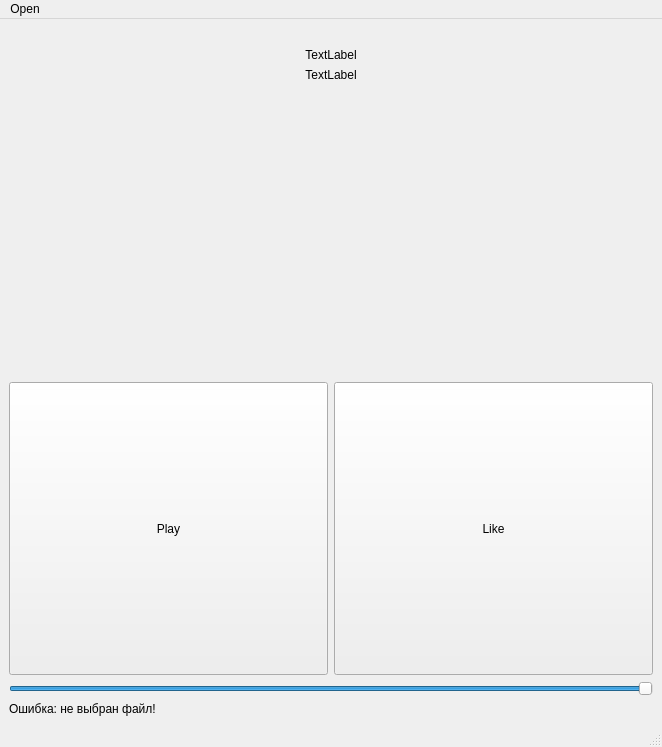
<?xml version="1.0" encoding="UTF-8"?>
<ui version="4.0">
 <class>MainWindow</class>
 <widget class="QMainWindow" name="MainWindow">
  <property name="geometry">
   <rect>
    <x>0</x>
    <y>0</y>
    <width>662</width>
    <height>747</height>
   </rect>
  </property>
  <property name="minimumSize">
   <size>
    <width>302</width>
    <height>370</height>
   </size>
  </property>
  <property name="windowTitle">
   <string>Audioplayer</string>
  </property>
  <widget class="QWidget" name="centralwidget">
   <layout class="QVBoxLayout" name="verticalLayout">
    <item>
     <widget class="QLabel" name="image">
      <property name="minimumSize">
       <size>
        <width>0</width>
        <height>0</height>
       </size>
      </property>
      <property name="autoFillBackground">
       <bool>false</bool>
      </property>
      <property name="text">
       <string/>
      </property>
      <property name="pixmap">
       <pixmap>../default.png</pixmap>
      </property>
      <property name="alignment">
       <set>Qt::AlignCenter</set>
      </property>
      <property name="margin">
       <number>0</number>
      </property>
      <property name="indent">
       <number>-1</number>
      </property>
     </widget>
    </item>
    <item>
     <widget class="QLabel" name="title_label">
      <property name="text">
       <string>TextLabel</string>
      </property>
      <property name="alignment">
       <set>Qt::AlignCenter</set>
      </property>
     </widget>
    </item>
    <item>
     <widget class="QLabel" name="author_label">
      <property name="text">
       <string>TextLabel</string>
      </property>
      <property name="alignment">
       <set>Qt::AlignCenter</set>
      </property>
     </widget>
    </item>
    <item>
     <spacer name="verticalSpacer">
      <property name="orientation">
       <enum>Qt::Vertical</enum>
      </property>
      <property name="sizeHint" stdset="0">
       <size>
        <width>20</width>
        <height>40</height>
       </size>
      </property>
     </spacer>
    </item>
    <item>
     <layout class="QHBoxLayout" name="buttons_layout">
      <item>
       <widget class="QPushButton" name="main_button">
        <property name="sizePolicy">
         <sizepolicy hsizetype="Preferred" vsizetype="MinimumExpanding">
          <horstretch>0</horstretch>
          <verstretch>0</verstretch>
         </sizepolicy>
        </property>
        <property name="minimumSize">
         <size>
          <width>0</width>
          <height>40</height>
         </size>
        </property>
        <property name="maximumSize">
         <size>
          <width>16777215</width>
          <height>16777215</height>
         </size>
        </property>
        <property name="text">
         <string>Play</string>
        </property>
       </widget>
      </item>
      <item>
       <widget class="QPushButton" name="like_button">
        <property name="sizePolicy">
         <sizepolicy hsizetype="Minimum" vsizetype="MinimumExpanding">
          <horstretch>0</horstretch>
          <verstretch>0</verstretch>
         </sizepolicy>
        </property>
        <property name="minimumSize">
         <size>
          <width>0</width>
          <height>40</height>
         </size>
        </property>
        <property name="maximumSize">
         <size>
          <width>16777215</width>
          <height>16777215</height>
         </size>
        </property>
        <property name="text">
         <string>Like</string>
        </property>
       </widget>
      </item>
     </layout>
    </item>
    <item>
     <widget class="QSlider" name="volume_slider">
      <property name="sliderPosition">
       <number>99</number>
      </property>
      <property name="orientation">
       <enum>Qt::Horizontal</enum>
      </property>
      <property name="tickPosition">
       <enum>QSlider::NoTicks</enum>
      </property>
     </widget>
    </item>
    <item>
     <widget class="QLabel" name="error_label">
      <property name="text">
       <string>Ошибка: не выбран файл!</string>
      </property>
      <property name="scaledContents">
       <bool>true</bool>
      </property>
     </widget>
    </item>
   </layout>
  </widget>
  <widget class="QMenuBar" name="menubar">
   <property name="geometry">
    <rect>
     <x>0</x>
     <y>0</y>
     <width>662</width>
     <height>26</height>
    </rect>
   </property>
   <widget class="QMenu" name="menuOpen">
    <property name="title">
     <string>Open</string>
    </property>
    <addaction name="open_file_action"/>
   </widget>
   <addaction name="menuOpen"/>
  </widget>
  <widget class="QStatusBar" name="statusbar"/>
  <action name="action">
   <property name="text">
    <string>Open folder</string>
   </property>
   <property name="shortcutVisibleInContextMenu">
    <bool>true</bool>
   </property>
  </action>
  <action name="open_file_action">
   <property name="text">
    <string>Open file</string>
   </property>
   <property name="shortcut">
    <string>Ctrl+O</string>
   </property>
  </action>
 </widget>
 <resources/>
 <connections/>
</ui>
